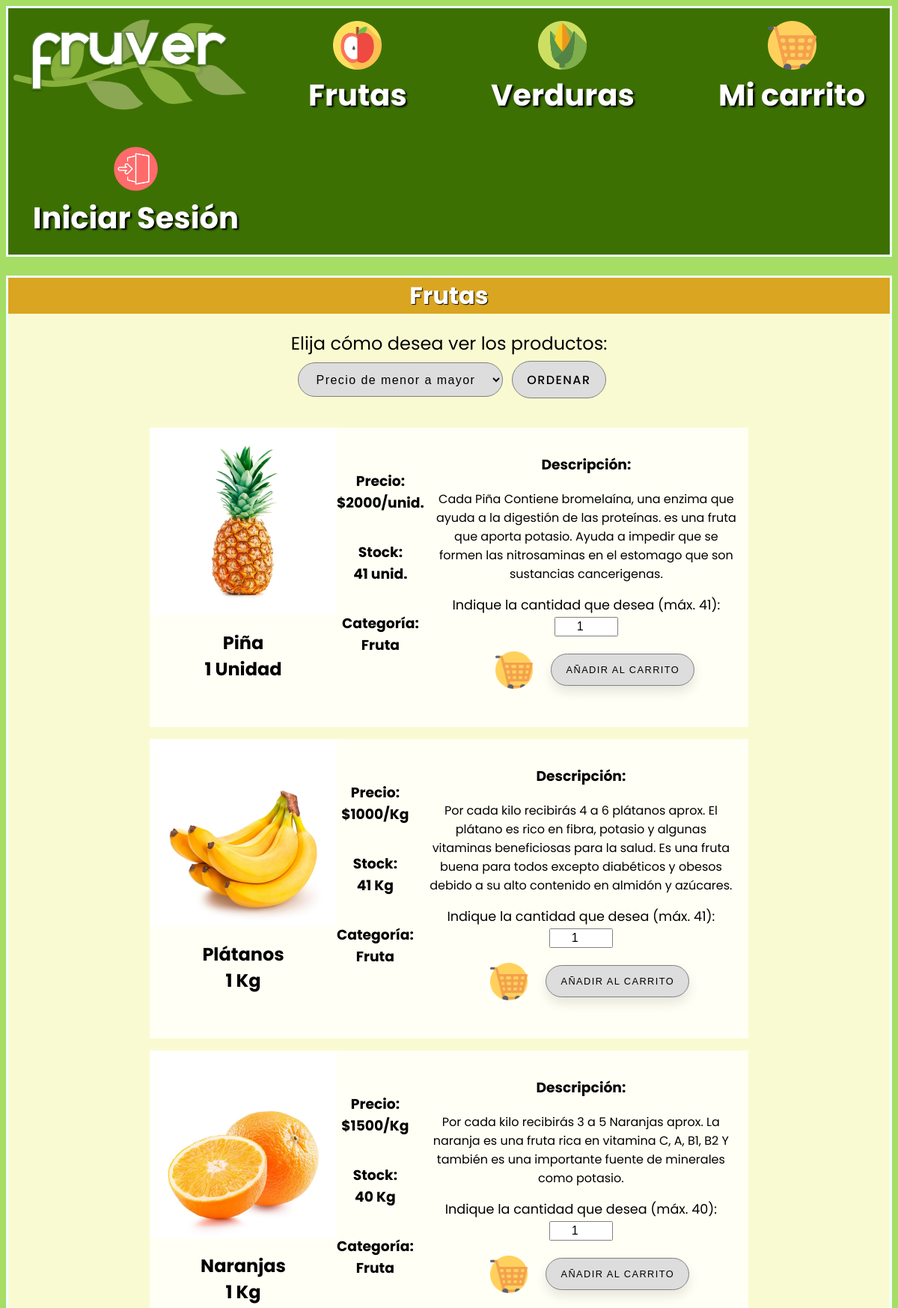
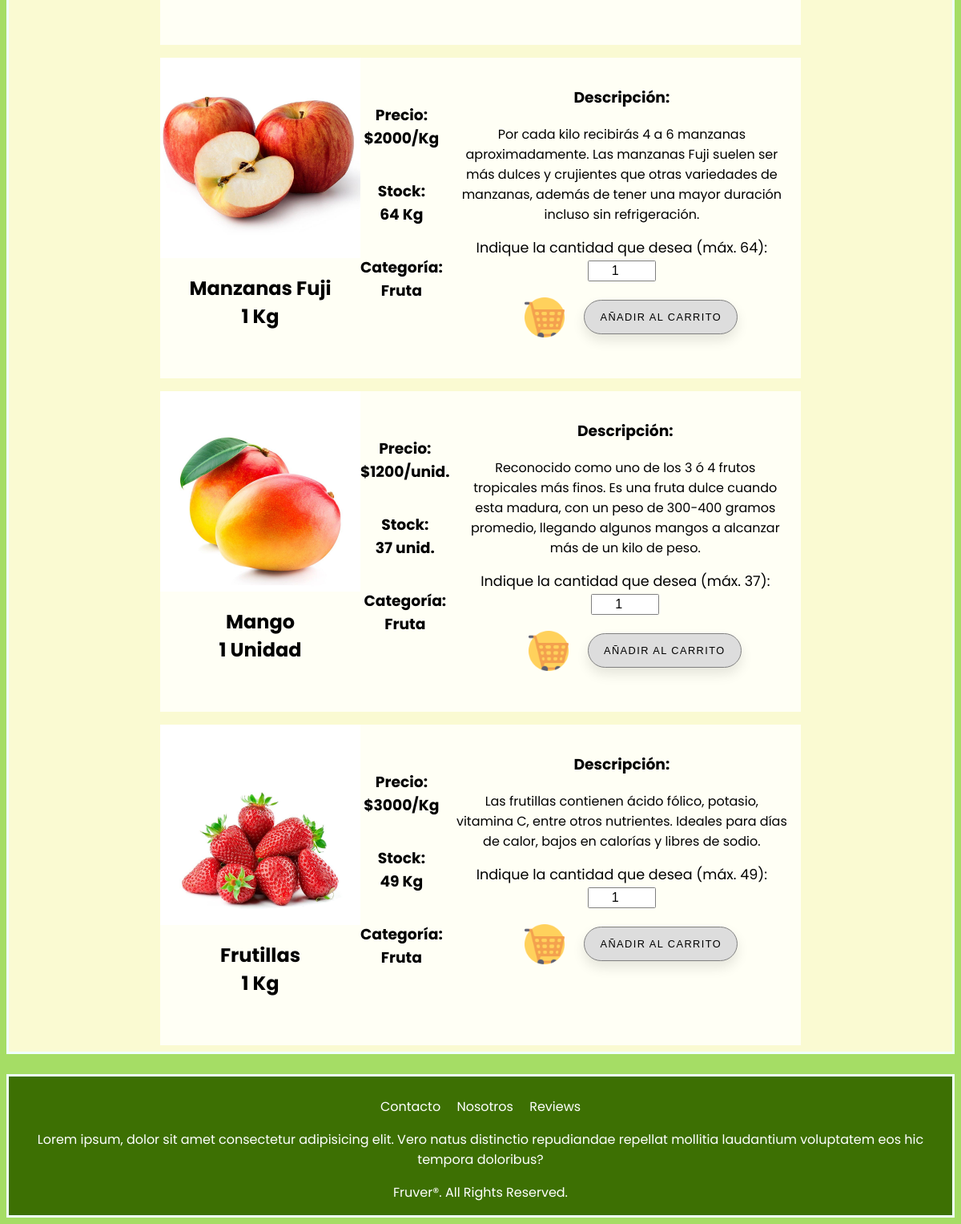
Screenshot of /pedidos/frutas/ with the database file from the repository (2 pictures, top to bottom).
### Productos/models.py (models this page shows, shortened)
class Producto(models.Model):
    nombre_producto = models.CharField(max_length=30)
    tipo_producto = models.CharField(max_length=20)
    precio_producto = models.IntegerField(default=0)
    modo_venta = models.CharField(max_length=30)
    stock_producto = models.IntegerField(default=0)
    descripcion_producto = models.TextField(max_length=350)
    imagen_producto = models.ImageField(null=True, blank=True)

### Pedidos/views.py (the view)
# urls.py: path('frutas/', views.frutas, name='fruver-frutas'), #Sección de frutas a la venta
def frutas(request):
    frutas = Producto.objects.filter(tipo_producto='Fruta')
    context = {'frutas': frutas}
    return render(request, 'Pedidos/frutas.html', context)

### Pedidos/context_processor.py (called while the page is built)
def total_pedido(request):
    total = 0
    if request.user.is_authenticated:
        if "carrito" in request.session.keys():
            for key, value in request.session["carrito"].items():
                total += int(value["subtotal"])
    return {"total_pedido": total}

### Pedidos/templates/Pedidos/frutas.html (shortened to what this page needs)
{% extends "Home/base.html" %}
{% load static %}
{% block stylesheet %}
<link rel="stylesheet" href="{% static 'Pedidos/styles/frutas.css' %}">
{% endblock stylesheet %}
{% block content %}
    <h1>Frutas</h1>
    <section class="combobox" >
        <label for="ordenar">Elija cómo desea ver los productos:</label><br>
        <form action="{% url 'fruver-filtrarfrutas' %}" method="POST">
            <select name="ordenar" id="ordenar">
                <option value="precio_producto">Precio de menor a mayor</option>
            </select>
            <button type="submit" class="order">Ordenar</button>
        </form><br>
    </section>
    <section class="productoss" >
        {% for fruta in frutas %}
            <div class="producto">
                <div class="box1">
                    <img src="{{fruta.imagen_producto.url}}" alt={{fruta.nombre_producto}} width="250" height="250">
                    <h2>{{fruta.nombre_producto}}<br>1 {{fruta.modo_venta}}</h2>
                </div>
                <div class="box2">
                    <h3>Precio:<br>${{fruta.precio_producto}}{% if fruta.modo_venta == 'Kg'%}/Kg{% elif fruta.modo_venta == 'Unidad'%}/unid.{% endif %}</h3>
                    {% if fruta.stock_producto == 0 %}
                        <h3 style="color: firebrick">Sin Stock</h3>
                    {% elif fruta.stock_producto > 0 %}
                        <h3>Stock:<br>{{fruta.stock_producto}} {% if fruta.modo_venta == 'Kg'%}Kg{% elif fruta.modo_venta == 'Unidad'%}unid.{% endif %}</h3>
                    {% endif %}
                    <h3>Categoría:<br>{{fruta.tipo_producto}}</h3>
                </div>
                <div class="box3">
                    <h3>Descripción:</h3>
                    <p>{{fruta.descripcion_producto}}</p>
                    <form action="{% url 'fruver-agregarproducto' fruta.id %}" method="POST">
                        <label class="cantidad" for="cantidad">Indique la cantidad que desea (máx. {{fruta.stock_producto}}):</label><br>
                        <input type="number" name="cantidad" id="cantidad" value="1" min="1" max={{fruta.stock_producto}} width="1"><br>
                        <div class="shoppingcart">
                            <img src="{% static 'Home/images/navbar/cart.png' %}" alt="Carrito de compras" width="50" height="50" style="margin:1rem 1.5rem;">
                            <button type="submit" class="addcart">Añadir al carrito</button>
                        </div>
                    </form>
                </div>
            </div>
        {% endfor %}
    </section>
{% endblock content %}

### Home/templates/Home/base.html (shortened to what this page needs)
{% load static %}
<!DOCTYPE html>
<html lang="es">
<head>
    <link rel="stylesheet" href="{% static 'Home/styles/base.css' %}">
    {% block stylesheet %}{% endblock stylesheet %}
</head>
<body>
    <header>
        <nav>
            <div class="navigation">
                <div class="link0">
                    <a class="logo" href="http://127.0.0.1:8000"><img src="{% static 'Home/images/navbar/logo.svg' %}" alt="Fruver logo" width="320" height="150" ></a>
                </div>
                <div class="link1">
                    <img src="{% static 'Home/images/navbar/frutas.png' %}" alt="Ver frutas" width="65" height="65"/>
                    <a class="frutas" href="/pedidos/frutas">Frutas</a>
                </div>
                <div class="link2">
                    <img src="{% static 'Home/images/navbar/verduras.png' %}" alt="Ver verduras" width="65" height="65"/>
                    <a class="verduras" href="/pedidos/verduras">Verduras</a>
                </div>
                <div class="link3">
                    <img src="{% static 'Home/images/navbar/cart.png' %}" alt="Ver carrito" width="65" height="65"/>
                    <a class="carrito" href="/pedidos/carrito">Mi carrito</a>
                </div>
                {% if user.is_authenticated %}
                    <div class="link4">
                        <img src="{% static 'Home/images/navbar/exit.png' %}" alt="Cerrar sesión" width="65" height="65">
                        <a class="logout" href="/salir">Cerrar Sesión</a>
                    </div>
                {% else %}
                    <div class="link4">
                        <img src="{% static 'Home/images/navbar/user.png' %}" alt="Iniciar sesión" width="65" height="65">
                        <a class="login"  href="/acceso">Iniciar Sesión</a>
                    </div>
                {% endif %}
            </div>
        </nav>
    </header><br>
    <main>
        {% block content %}{% endblock content %}
    </main><br>
    <footer>
        <br>
        <a>Contacto&emsp;</a>
        <a>Nosotros&emsp;</a>
        <a>Reviews</a>
        <p>Lorem ipsum, dolor sit amet consectetur adipisicing elit. Vero natus distinctio repudiandae repellat mollitia laudantium voluptatem eos hic tempora doloribus?</p>
        <p>Fruver®. All Rights Reserved.</p>
    </footer>
</body>
</html>

### Home/static/Home/styles/base.css (style rules this page uses)
body { font-family: 'Poppins', sans-serif; background-color: #a5dd65; }
header { background-color: rgb(61, 112, 3); border: solid 0.2rem azure; }
header a { box-shadow: inset 0 0 0 0 goldenrod; color: white; padding: 0rem 0.3rem; margin: 0.2rem -.25rem; transition: color .3s ease-in-out, box-shadow .3s ease-in-out; border-radius: 1.8rem; text-shadow: 0.15rem 0.15rem 0.15rem black; font-family: 'Poppins', sans-serif; font-weight: 700; line-height: 1.5; text-decoration: none; font-size: 2.5rem; }
.navigation { display: flex; flex-flow: row wrap; justify-content: space-between; }
.link1, .link2, .link3, .link4 { display: flex; flex-flow: column wrap; margin: 1rem 2rem; justify-content: center; align-items: center; }
footer { background-color: rgb(61, 112, 3); border: solid 0.2rem azure; text-align: center; color: white; }

### Pedidos/static/Pedidos/styles/frutas.css (style rules this page uses)
main { background-color: lightgoldenrodyellow; border: solid 0.2rem azure; text-align: center; color: black; }
h1 { background-color: goldenrod; color: white; margin-top: 0rem; text-shadow: 1px 1px 1px black; }
label { font-size: 1.5rem; }
select { margin: 0.5rem; font-size: 1.3rem; border: solid 0.1rem grey; border-radius: 2rem; font-size: 1rem; letter-spacing: 0.09rem; padding: 0.8em 1.2em; color: black; background-color: rgb(221, 221, 221); }
.productoss { display: flex; flex-flow: row wrap; justify-content: center; align-items: center; }
.producto { background-color: rgb(255, 255, 245); width: 50rem; height: 25rem; margin: 0.5rem; display: flex; }
.box1 { display: flex; flex-flow: column wrap; }
.box2 { display: flex; flex-flow: column wrap; }
.box3 { margin: 1rem 1rem; font-size: 1rem; }
.cantidad { font-size: 1.1rem; }
.order { position: relative; font-size: 1rem; text-transform: uppercase; letter-spacing: 0.09rem; padding: 0.7em 1.2em; display: inline-block; border: solid 0.1rem grey; border-radius: 2rem; transition: all .2s; font-family: inherit; font-weight: 500; color: black; background-color: rgb(221, 221, 221); }
.order::after { content: ""; display: inline-block; height: 100%; width: 100%; border-radius: 100px; position: absolute; top: 0; left: 0; z-index: -1; transition: all .4s; }
.order::after { background-color: white; }
#cantidad { margin: 0.2rem; font-size: 1rem; border: solid 0.1rem grey; border-radius: 0.1rem; letter-spacing: 0.09rem; padding: 0.2em 0.1em; color: black; background-color: white; text-align: center; width: 5rem; }
.shoppingcart { display: flex; flex-flow: row wrap; justify-content: center; align-items: center; }
.addcart { padding: 1em 1.5em; font-size: 0.8rem; text-transform: uppercase; letter-spacing: 0.09rem; font-weight: 500; color: #000; background-color: rgb(221, 221, 221); border: solid 0.1rem grey; border-radius: 2rem; box-shadow: 0px 8px 15px rgba(0, 0, 0, 0.1); transition: all 0.3s ease 0s; cursor: pointer; outline: none; }

### rows the page displays
Producto: imagen_producto (picture), nombre_producto "Piña", modo_venta "Unidad", precio_producto "2000", shows "/unid.", stock_producto "41", tipo_producto "Fruta", descripcion_producto "Cada Piña Contiene bromelaína, una enzima que ayuda a la digestión de las proteínas. es una fruta que aporta potasio. Ayuda a impedir que se formen las nitrosaminas en el estomago que son sustancias cancerigenas."
Producto: imagen_producto (picture), nombre_producto "Plátanos", modo_venta "Kg", precio_producto "1000", shows "/Kg", stock_producto "41", tipo_producto "Fruta", descripcion_producto "Por cada kilo recibirás 4 a 6 plátanos aprox. El plátano es rico en fibra, potasio y algunas vitaminas beneficiosas para la salud. Es una fruta buena para todos excepto diabéticos y obesos debido a su alto contenido en almidón y azúcares."
Producto: imagen_producto (picture), nombre_producto "Naranjas", modo_venta "Kg", precio_producto "1500", shows "/Kg", stock_producto "40", tipo_producto "Fruta", descripcion_producto "Por cada kilo recibirás 3 a 5 Naranjas aprox. La naranja es una fruta rica en vitamina C, A, B1, B2 Y también es una importante fuente de minerales como potasio."
Producto: imagen_producto (picture), nombre_producto "Manzanas Fuji", modo_venta "Kg", precio_producto "2000", shows "/Kg", stock_producto "64", tipo_producto "Fruta", descripcion_producto "Por cada kilo recibirás 4 a 6 manzanas aproximadamente. Las manzanas Fuji suelen ser más dulces y crujientes que otras variedades de manzanas, además de tener una mayor duración incluso sin refrigeración."
Producto: imagen_producto (picture), nombre_producto "Mango", modo_venta "Unidad", precio_producto "1200", shows "/unid.", stock_producto "37", tipo_producto "Fruta", descripcion_producto "Reconocido como uno de los 3 ó 4 frutos tropicales más finos. Es una fruta dulce cuando esta madura, con un peso de 300-400 gramos promedio, llegando algunos mangos a alcanzar más de un kilo de peso."
Producto: imagen_producto (picture), nombre_producto "Frutillas", modo_venta "Kg", precio_producto "3000", shows "/Kg", stock_producto "49", tipo_producto "Fruta", descripcion_producto "Las frutillas contienen ácido fólico, potasio, vitamina C, entre otros nutrientes. Ideales para días de calor, bajos en calorías y libres de sodio."
